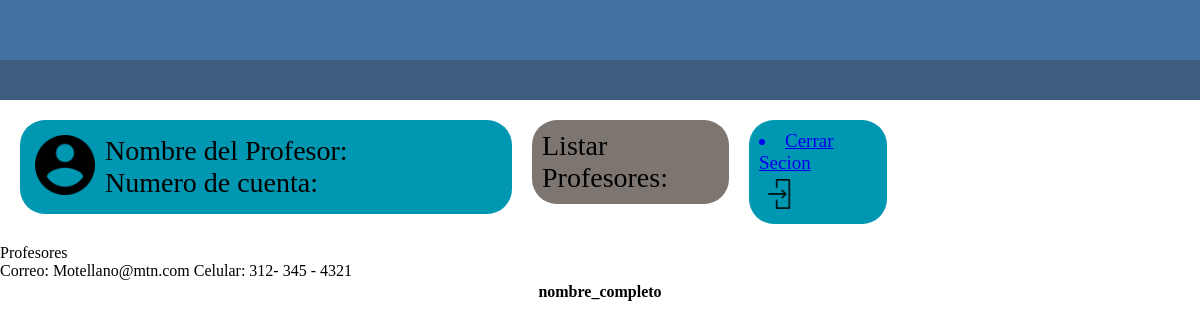
Page /Pagina_Maestro_prototipo1/Profesor_Listar_Profesores_1.php on the earlier database version.
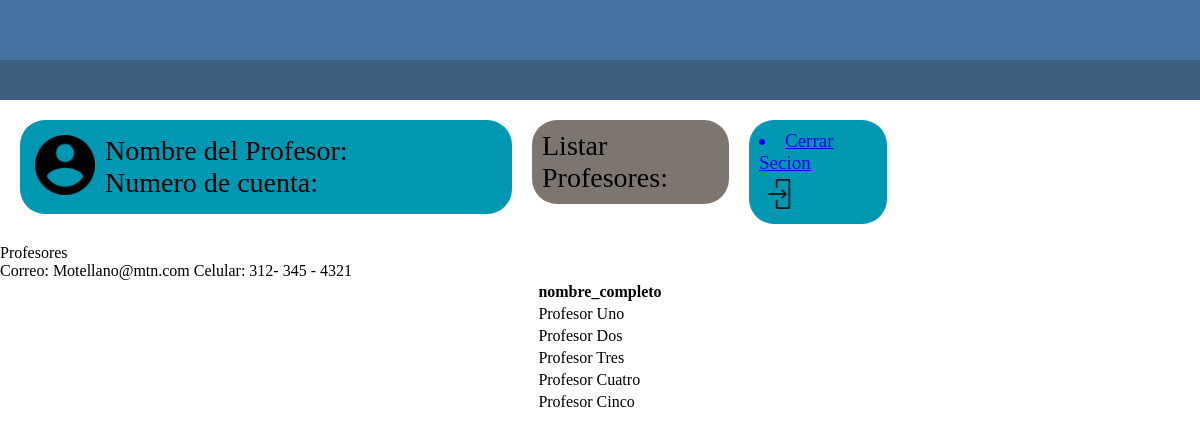
Same page on the later database version.
### tables this page shows
CREATE TABLE profesores(
    matricula_profesor INT (8) PRIMARY KEY,
    contraseña VARCHAR (30),
    nombre_completo VARCHAR (100),
    correo VARCHAR (50),
    FOREIGN KEY (correo) REFERENCES login(correo)
);

### Pagina_Maestro_prototipo1/Conexion.php (called while the page is built, shortened)
<?php
   class Conexion{
    private $host = 'localhost';
    private $usuario= 'root';
    private $password = '';
    private $base = 'hanabi';
    public $sentencia;
    private $conexion;
    private function abrir_conexion(){
      $this->conexion = new mysqli($this->host,$this->usuario,$this->password,$this->base);
    }
    public function obtener_sentencia(){
      $result = $this->conexion->query($this->sentencia);
      return $result;
    }
  }
?>

### Pagina_Maestro_prototipo1/Contacto.php (called while the page is built, shortened)
<?php
   include ("Conexion.php");
   Class Contacto extends conexion{
      public function Listar_Profesores(){
         $this->sentencia = "SELECT nombre_completo FROM profesores;";
         $resultado = $this->obtener_sentencia();
         return $resultado;
      }
   }
?>

### Pagina_Maestro_prototipo1/Profesor_Listar_Profesores_1.php (the view, shortened to what this page needs)
<!DOCTYPE html>
<head>
	<tie></title>
	<link rel="stylesheet" type="text/css" href="Listar_Alumnos_Profesor.css">
</head>
<body>
    <div id="total">
    <div id="Prinsipal">
    	<div id="Color_arriba0"></div>
	    <div id="Color_arriba1"></div>
    	<header id="cabeza">
    		<article id="Info_usuario">
                <input id="Imagen0" type="image" src="icon_usuario.PNG" alt="Enviar" width="60px" height="60px">
                <div id="Info_usuario1">
            	    <p>Nombre del Profesor:</p>
                    <p>Numero de cuenta:</p>
               </div>
            </article>
            <article id="Info_ListAlumn">
            	<div>
            		Listar Profesores:
            	</div>
            </article>
            <article id="cerrar_secion0">
            	<a href="?opc=cerrar_secion"> <li>Cerrar Secion</li> </a>
                <input id="Imagen0" type="image" src="Icon_salir.PNG" alt="Enviar" width="30px" height="30px">
            </article>
    	</header>
    	<section>
    		<article id="Acciones">
    			<div id="Tabla0">
    				<header id="Titulo_Tabla">
    					<p>Profesores</p>
    				</header>
                    <section>
                    <?php
                        require_once("Contacto.php");
                            $obj = new contacto();
                            $resultado = $obj->Listar_Profesores();
                            echo "<table>";
                            echo "<tr>";
                            echo "<th>nombre_completo</th>";
                            echo "</tr>";
                            while ($Profesor = $resultado->fetch_assoc()) {
                                echo "<tr>";
                                echo "<td>".$Profesor["nombre_completo"]."</td>";
                                echo "</tr>";
                            }
                    ?>
                    </section>
    			</div>
    		</article>
    	</section>
    	<footer id="Pie_Pagina"> <p>Correo: Motellano@mtn.com             Celular: 312- 345 - 4321</p> </footer>
    </div>
    </div>
</body>
</html>

Differences in the rows shown:
added profesores: nombre_completo "Profesor Uno"
added profesores: nombre_completo "Profesor Dos"
added profesores: nombre_completo "Profesor Tres"
added profesores: nombre_completo "Profesor Cuatro"
added profesores: nombre_completo "Profesor Cinco"
